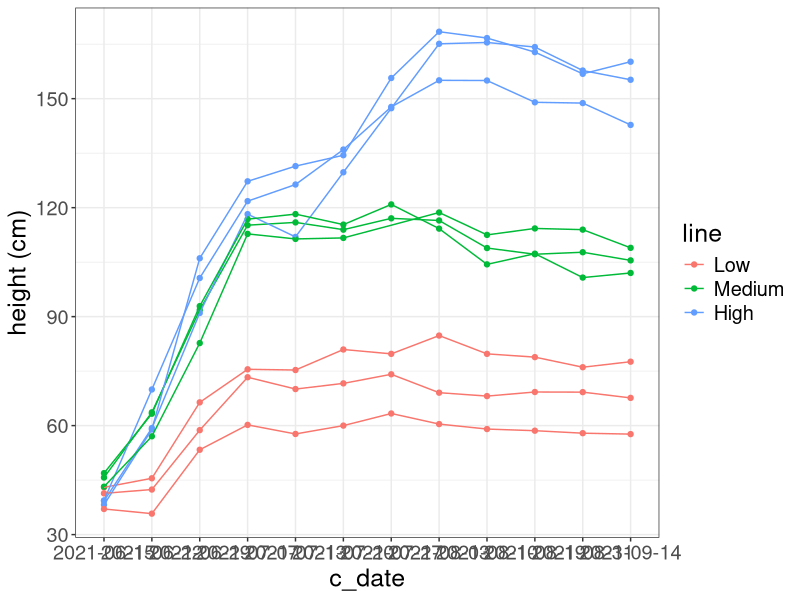

The R script that drew this image:
##Linnea Honeker
##plot plant height
##9/26/23

library(tidyverse)
library(dplyr)
library(ggplot2)


list_of_colors <- c("hotpink3", "lightgreen", "cyan3")



###inport data
df.0 = read.delim("./Data/plant-root-height/plantheights_corrected20211209.txt", header = TRUE, sep=",")

df <- df.0 %>%
  select(sprout_name,plot_number, height, prod_des, c_date) %>%
  separate(prod_des, c("line", "extra"), sep = " ") %>%
  select(-extra) %>% #remove outliers
  filter(height<250) %>%
  filter(height>25) %>%
  group_by(plot_number, c_date, line) %>%
  summarize(mean = mean(height)) %>%
  filter(c_date != "2021-09-28")

#change factor levels
df$line <- factor(df$line, c("Low", "Medium", "High"))
  

##plot height data for each genotype

p <- ggplot(df, aes(x=c_date, y=mean, color = line)) +
  geom_point() +
  geom_line(aes(group = plot_number)) +
  labs(y="height (cm)") +
  theme_bw() +
  theme(text = element_text(size = 18))
